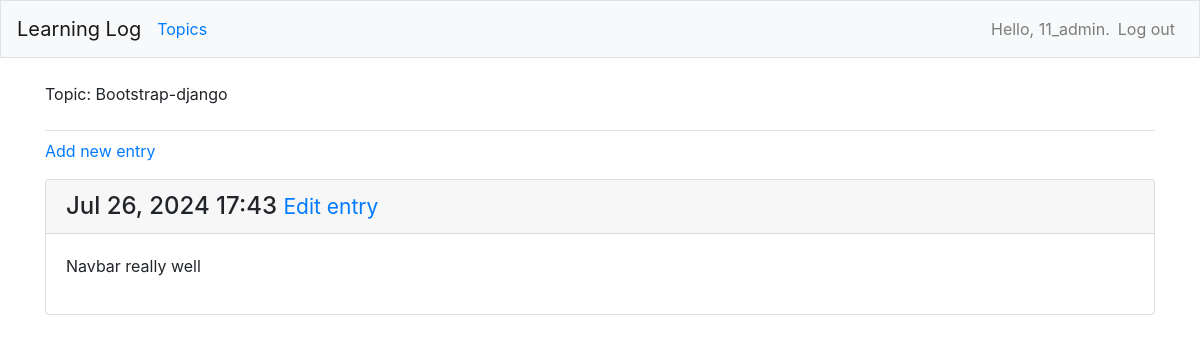
Page /topics/4/ (signed in) on the committed database.
### learning_logs/models.py (models this page shows, shortened)
class Topic(models.Model):
    text = models.CharField(max_length=200)
    date_added = models.DateTimeField(auto_now_add=True)
    owner = models.ForeignKey(User, on_delete=models.CASCADE)
    def __str__(self):
        return self.text

class Entry(models.Model):
    topic = models.ForeignKey(Topic, on_delete=models.CASCADE)
    text = models.TextField()
    date_added = models.DateTimeField(auto_now_add=True)
    class Meta:
        verbose_name_plural = 'entries'

### learning_logs/views.py (the view)
# urls.py: path('topics/<int:topic_id>/', views.topic, name='topic'),
@login_required
def topic(request, topic_id):
    topic = Topic.objects.get(id=topic_id)
    check_topic_owner(request, topic)
    entries = topic.entry_set.order_by('-date_added')
    context = {'topic': topic, 'entries': entries}
    return render(request, 'learning_logs/topic.html', context)

### learning_logs/views.py (called while the page is built)
def check_topic_owner(request, topic):
    if topic.owner != request.user:
        raise Http404

### learning_logs/templates/learning_logs/topic.html
{% extends 'learning_logs/base.html' %}
{% block page_header %}
        <p>Topic: {{ topic }}</p>
{% endblock page_header %}
{% block content %}
    <p>
        <a href="{% url 'learning_logs:new_entry' topic.id %}">Add new entry</a>
    </p>
    {% for entry in entries %}
    <div class="card mb-3">
        <h4 class="card-header">
            {{ entry.date_added|date:'M d, Y H:i' }}
            <small><a href="{% url 'learning_logs:edit_entry' entry.id %}">Edit entry</a></small>
        </h4>
        <div class="card-body">
            {{ entry.text|linebreaks }}
        </div>
    </div>
     {% empty %}
            <p>There are no entries for this topic yet.</p>
     {% endfor %}
{% endblock content %}

### learning_logs/templates/learning_logs/base.html (shortened to what this page needs)
{% load bootstrap4 %}
<!doctype html>
<html lang="en">
    <head>
        {% bootstrap_css %}
    </head>
    <body>
        <nav class="navbar navbar-expand-md navbar-light bg-light mb-4 border">
            <a class="navbar-brand" href="{% url 'learning_logs:index' %}">
                Learning Log
            </a>
            <div class="collapse navbar-collapse" id="navbarCollapse">
                <ul class="navbar-nav mr-auto">
                    <li class="nav-item">
                        <a href="{% url 'learning_logs:topics' %}">Topics</a>
                    </li>
                </ul>
                <ul class="navbar-nav ml-auto">
                    {% if user.is_authenticated %}
                        <li class="nav-item">
                            <span class="navbar-text">Hello, {{ user.username }}.</span>
                        </li>
                        <li class="nav-item">
                            <a href="#" onclick="event.preventDefault(); document.getElementById('logout-form').submit();" class="nav-link">Log out</a>
                        </li>
                    {% endif %}
                </ul>
            </div>
        </nav>
        <main role="main" class="container">
            <div class="pb-2 mb-2 border-bottom">
                {% block page_header %}{% endblock page_header %}
            </div>
            <div>
                {% block content %}{% endblock content %}
            </div>
        </main>
    </body>
</html>

### rows in the picture
Topic: text "Bootstrap-django"
Entry: date_added "Jul 26, 2024 17:43", text "Navbar really well"

### other values in the picture
{{ user.username }} "11_admin"
